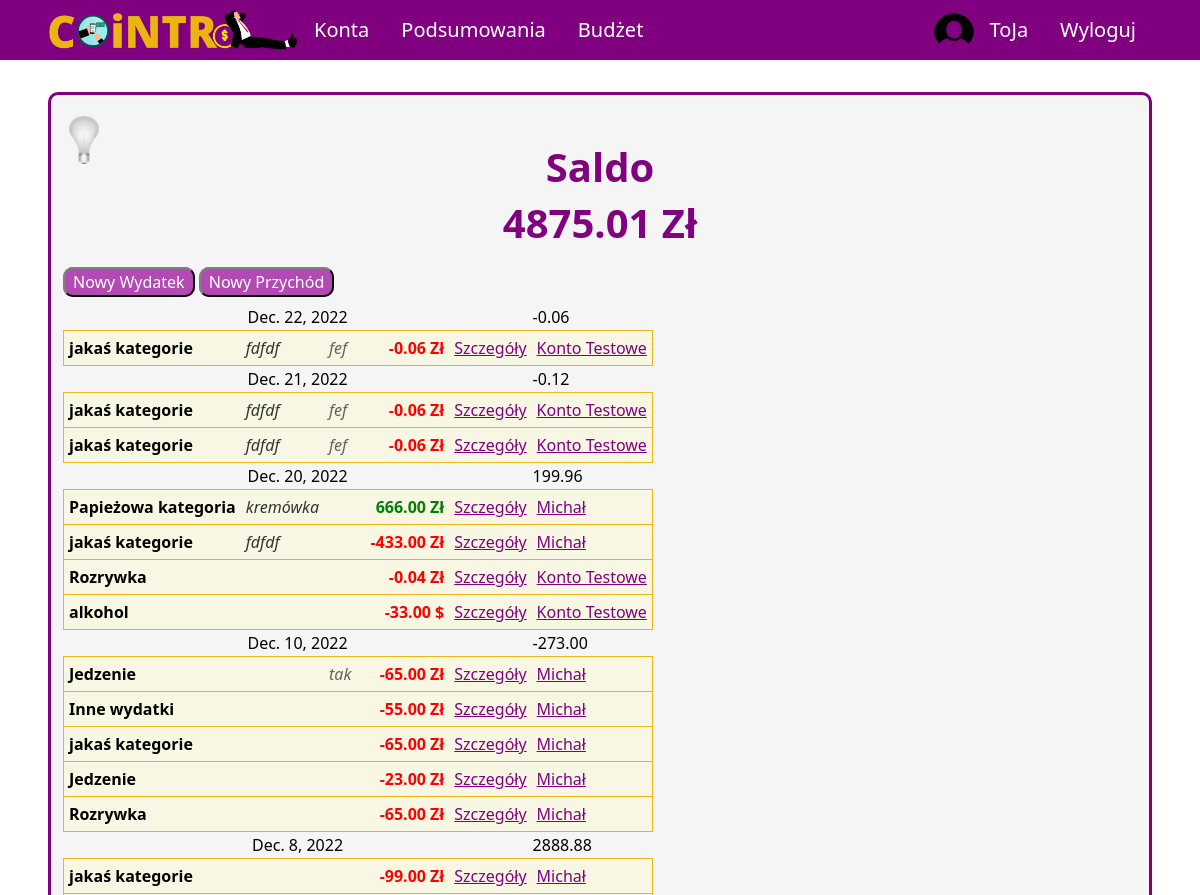
/ (signed in, upper part), run on an earlier commit of the app's database.
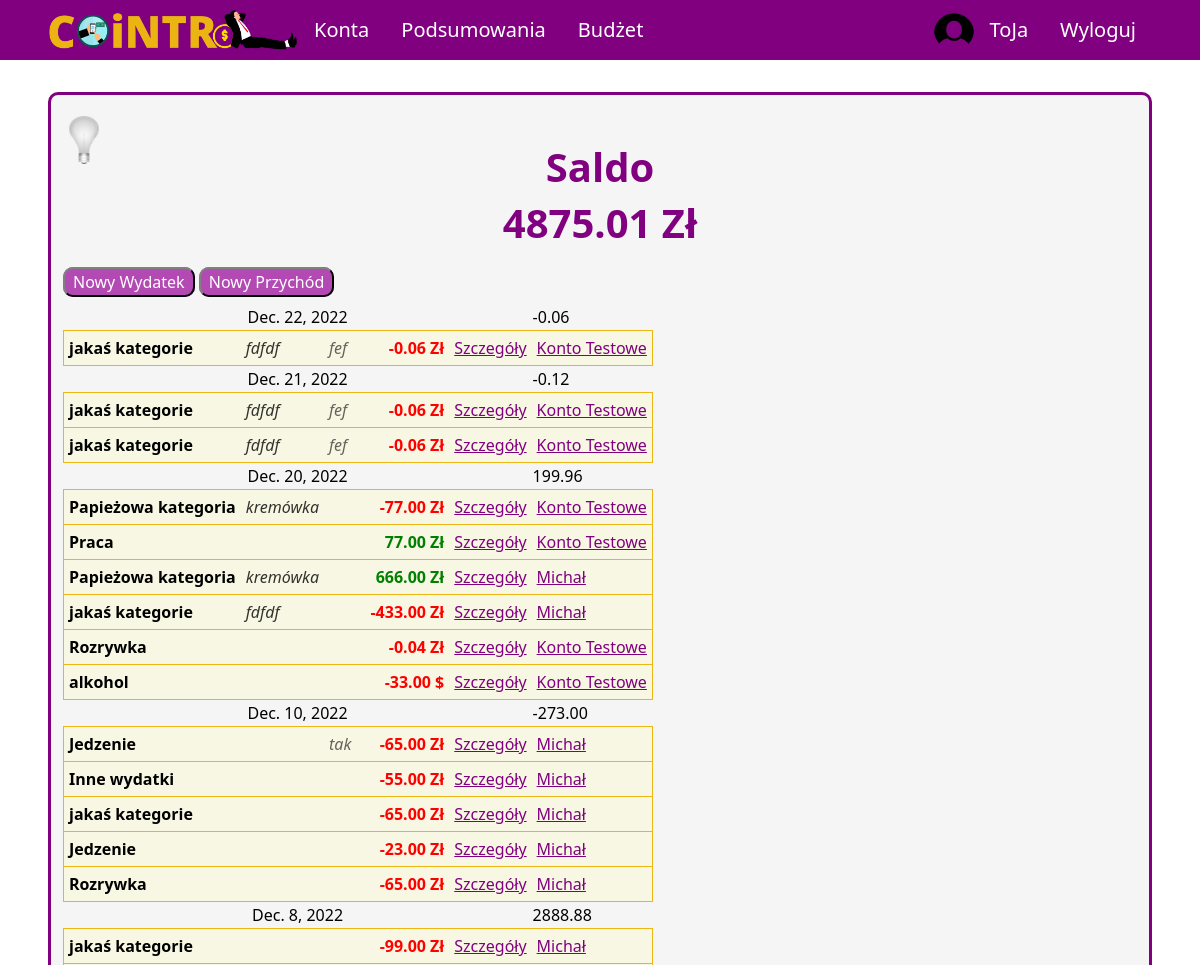
And on a later commit of the database.
### UsersApp/models.py (models this page shows, shortened)
class Profile(models.Model):
    user = models.OneToOneField(User, on_delete=models.CASCADE, null=True, blank=True)
    name = models.CharField(max_length=200, blank=True, null=True)
    email = models.EmailField(max_length=400, null=True, blank=True)
    username = models.CharField(max_length=200, blank=True, null=True)
    currency = models.ForeignKey('Currency', on_delete=models.SET_NULL, null=True)
    image = models.ImageField(null=True, blank=True)
    created = models.DateTimeField(auto_now_add=True)
    id = models.UUIDField(default=uuid.uuid4, unique=True,
                            primary_key=True, editable=False)

class Currency(models.Model):
    name = models.CharField(max_length=100)
    access_name = models.CharField(max_length=20) #access_name nazwa aby zdobyć kurs walut
    sign = models.CharField(max_length=5) #znak waluty
    id = models.UUIDField(default=uuid.uuid4, unique=True,
                            primary_key=True, editable=False)

class Category(models.Model):
    SCOPE_CHOICES = (
    ("INCOME", "income"),
    ("EXPENSE", "expense"),
    )
    name = models.CharField(max_length=255)
    owner = models.ForeignKey(Profile, null=True, blank=True, on_delete=models.CASCADE)
    scope = models.CharField(max_length=10, choices=SCOPE_CHOICES) #income / expense - do oddzielenia rodzaju transakcji
    id = models.UUIDField(default=uuid.uuid4, unique=True, primary_key=True, editable=False)
    def __str__(self):
        return self.name

class Subcategory(models.Model):
    name = models.CharField(max_length=255)
    id_category = models.ForeignKey(Category, on_delete=models.CASCADE)
    id = models.UUIDField(default=uuid.uuid4, unique=True, primary_key=True, editable=False)
    def __str__(self):
        return self.name

### aplication/models.py (models this page shows, shortened)
class Transaction(models.Model):
    id_account = models.ForeignKey(Account, on_delete=models.CASCADE)
    id_user = models.ForeignKey(Profile, on_delete=models.SET_NULL, null=True) #konto z którego dokonano transakcji zostało usunięte ale transakcja ma pozostać
    id_category = models.ForeignKey(Category, on_delete=models.CASCADE)
    id_subcategory = models.ForeignKey(Subcategory, on_delete=models.SET_NULL, null=True, blank=True)
    currency = models.ForeignKey(Currency, on_delete=models.SET_NULL, null=True)
    is_periodic = models.BooleanField(default=False)
    amount = models.DecimalField(max_digits=10, decimal_places=2)
    converted_amount = models.DecimalField(max_digits=10, decimal_places=2)
    transaction_date = models.DateField()
    description = models.CharField(max_length=255, blank=True, null=True)
    id = models.UUIDField(default=uuid.uuid4, unique=True, primary_key=True, editable=False)

class Account(models.Model):
    owner = models.ForeignKey(Profile, null=True, blank=True, on_delete=models.CASCADE)
    name = models.CharField(max_length=30)
    currency = models.ForeignKey(Currency, on_delete=models.SET_NULL, null=True)
    is_shared = models.BooleanField(default=False)
    description = models.CharField(max_length=100, null=True, blank=True)
    id = models.UUIDField(default=uuid.uuid4, unique=True, primary_key=True, editable=False)

### aplication/views/account_views.py (the view)
# urls.py: 2. Add a URL to urlpatterns:  path('', views.home, name='home')
def home(request):
    if request.user.is_authenticated:
        all_transactions = Transaction.objects.filter(id_user=request.user.profile).order_by('-transaction_date')
        dates = []
        transactions = []
        values = []
        for t in all_transactions:
            if t.transaction_date not in dates:
                dates.append(t.transaction_date)
        for dt in dates:
            values.append(sum(tr.converted_amount for tr in all_transactions if tr.transaction_date == dt))
            transactions.append(reversed([tr for tr in all_transactions if tr.transaction_date == dt]))
        daily = zip(dates, transactions, values)
        balance = sum(v for v in values)
        context = {
            'profile': request.user.profile,
            'daily': daily,
            'profile_balance': balance,
        }
        return render(request, 'application/home/home-login.html', context)
    else:
        return render(request, 'application/home/home-logout.html')

### templates/application/home/home-login.html (shortened to what this page needs)
{% extends 'application/base.html' %}
{% block content %}
    <div class="title">
        <h1>Saldo</h1>
        <h1>{{ profile_balance }} {{ profile.currency.sign }}</h1>
    </div>
    <div class="content">
        <p class="buttons">
            <a class="button" href="{% url 'addExpenseAccountless' %}">Nowy Wydatek</a>
            <a class="button" href="{% url 'addIncomeAccountless' %}">Nowy Przychód</a>
        </p>
        <table>
        {% for date, transactions, value in daily %}
            <tr class="date">
                <td class="center" colspan="5">{{ date }}</td>
                <td>{{ value }}</td>
            </tr>
            {% for tr in transactions %}
                <tr class="transaction">
                    <td id="transaction-category" class="bold">{{ tr.id_category }}</td>
                    {% if tr.id_subcategory %}
                    <td id="transaction-subcategory">{{ tr.id_subcategory }}</td>
                    {% else %}
                    <td id="transaction-subcategory"></td>
                    {% endif %}
                    {% if tr.description %}
                    <td id="transaction-description">{{ tr.description }}</td>
                    {% else %}
                    <td id="transaction-description"></td>
                    {% endif %}
                    {% if tr.converted_amount >= 0 %}
                        <td id="transaction-amount" class="income">{{ tr.converted_amount }} {{ tr.currency.sign }}</td>
                    {% else %}
                        <td id="transaction-amount" class="expense">{{ tr.converted_amount }} {{ tr.currency.sign }}</td>
                    {% endif %}
                    <td><a class="purple" href="{% url 'showTransaction' tr.id 1 %}">Szczegóły</a></td>
                    <td id="transaction-account">
                        <a id="tr-acc-link" class="purple" href="{% url 'account' pk=tr.id_account.id %}">{{ tr.id_account.name }}</a>
                    </td>
                </tr>
            {% endfor %}
        {% endfor %}
        </table>
    </div>
{% endblock  %}

### templates/application/base.html (shortened to what this page needs)
{%load static%}
<!DOCTYPE html>
<html lang="pl">
<head>
    <link href="https://cdn.jsdelivr.net/npm/bootstrap@5.2.2/dist/css/bootstrap.min.css" rel="stylesheet">
    <link rel="stylesheet" type="text/css" href="{% static 'css/style.css' %}">
</head>
<body onload="checkColorMode()">
    <nav class="nav">
        {% if user.is_authenticated %}
        <ul class="nav justify-content-start">
            <li class="nav-item"><a id="logo-link" class="nav-link" href="{% url 'home' %}">
                <img onmouseover="logoHover()" onmouseout="logoOut()" id="app-logo" src="{% static 'images/logo.png' %}">
            </a>
            <li class="nav-item"><a class="nav-link" href="{% url 'all-accounts' %}">Konta</a></li>
            <li class="nav-item"><a class="nav-link" href="{% url 'summary' %}">Podsumowania</a></li>
            <li class="nav-item"><a class="nav-link" href="{% url 'budget' %}">Budżet</a></li>
        </ul>
        <ul class="nav justify-content-end">
            <img src="{% static 'images/circle_user_image.png' %}", style="border-radius: 50%; width: 40px;">
            <li class="nav-item"><a class="nav-link" href="{% url 'profile' %}">{{ user.username }}</a></li>
            <li class="nav-item"><a class="nav-link" href="{% url 'logout' %}">Wyloguj</a></li>
        </ul>
        {% endif %}
    </nav>
    <div id = "site-content">
        <button onclick="darkMode()" id="dark-mode-button"><img id="light-bulb" src="{% static 'images/bulb_off.png' %}" /></button>
        {% block content %}
        {% endblock %}
    </div>
</body>
</html>

### aplication/static/css/style.css (style rules this page uses)
body { background-color: white; color: black; }
a.nav-link { color: white; font-size: 20px; }
ul.nav { align-items: center; }
nav.nav { height: 60px; background-color: purple; justify-content: space-between; padding-left: 4vw; padding-right: 4vw; }
#logo-link { padding: 0; }
#app-logo { width: 250px; }
#site-content { min-height: calc(100vh - 60px - 8vh - 30px); margin-top: 4vh; margin-bottom: 4vh; margin-left: 4vw; margin-right: 4vw; padding-left: 1vw; padding-right: 1vw; padding-top: 1vh; padding-bottom: 1vh; border: 3px solid purple; border-radius: 10px; background-color: whitesmoke; position: relative; }
#dark-mode-button { position: absolute; top: 20px; }
#dark-mode-button > img { width: 30px; }
div.title { padding-top: 5vh; display: flex; align-items: center; flex-direction: column; }
div.title h1 { color: purple; font-size: 40px; font-weight: bold; }
div.content { margin-top: 15px; }
tr.transaction { border: 1px solid rgb(236, 182, 19); border-collapse: collapse; background-color: rgba(250, 250, 210, 0.5); }
tr.transaction > td { padding: 5px; }
#transaction-subcategory { font-style: italic; color: rgba(0, 0, 0, 0.8); }
#transaction-description { font-style: italic; color: rgba(0, 0, 0, 0.6); }
#transaction-amount { text-align: end; font-weight: bold; }
.income { color: green; }
.expense { color: red; }
#tr-acc-link { color: purple; }
p.buttons { margin: 10px 0px; }
.button { background-color: rgba(163, 31, 163, 0.8); color: white; padding: 2px 8px; border: 2px solid; border-radius: 10px; border-color: grey black black grey; text-decoration: none; }
.purple { color: purple; }
.center { text-align: center; }
.bold { font-weight: bold; }
button { background-color: rgba(0, 0, 0, 0); border: none; }

What changed in the data, as far as the page shows it:
added Transaction: id_category "Papieżowa kategoria", id_subcategory "kremówka", converted_amount "-77.00", currency.sign "Zł", id_account.name "Konto Testowe", shown under "Dec. 20, 2022"
added Transaction: id_category "Praca", converted_amount "77.00", currency.sign "Zł", id_account.name "Konto Testowe", shown under "Dec. 20, 2022"
